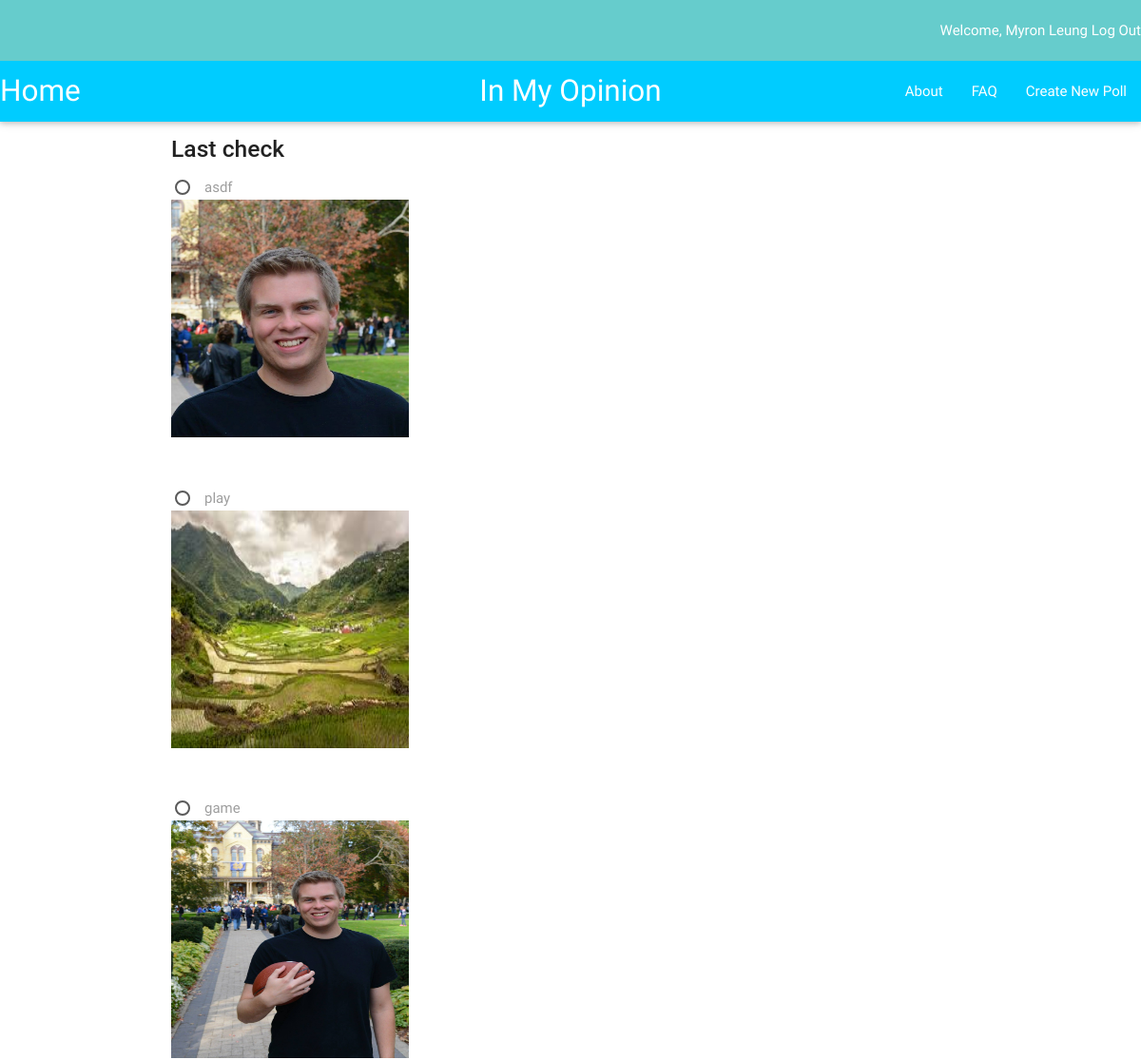
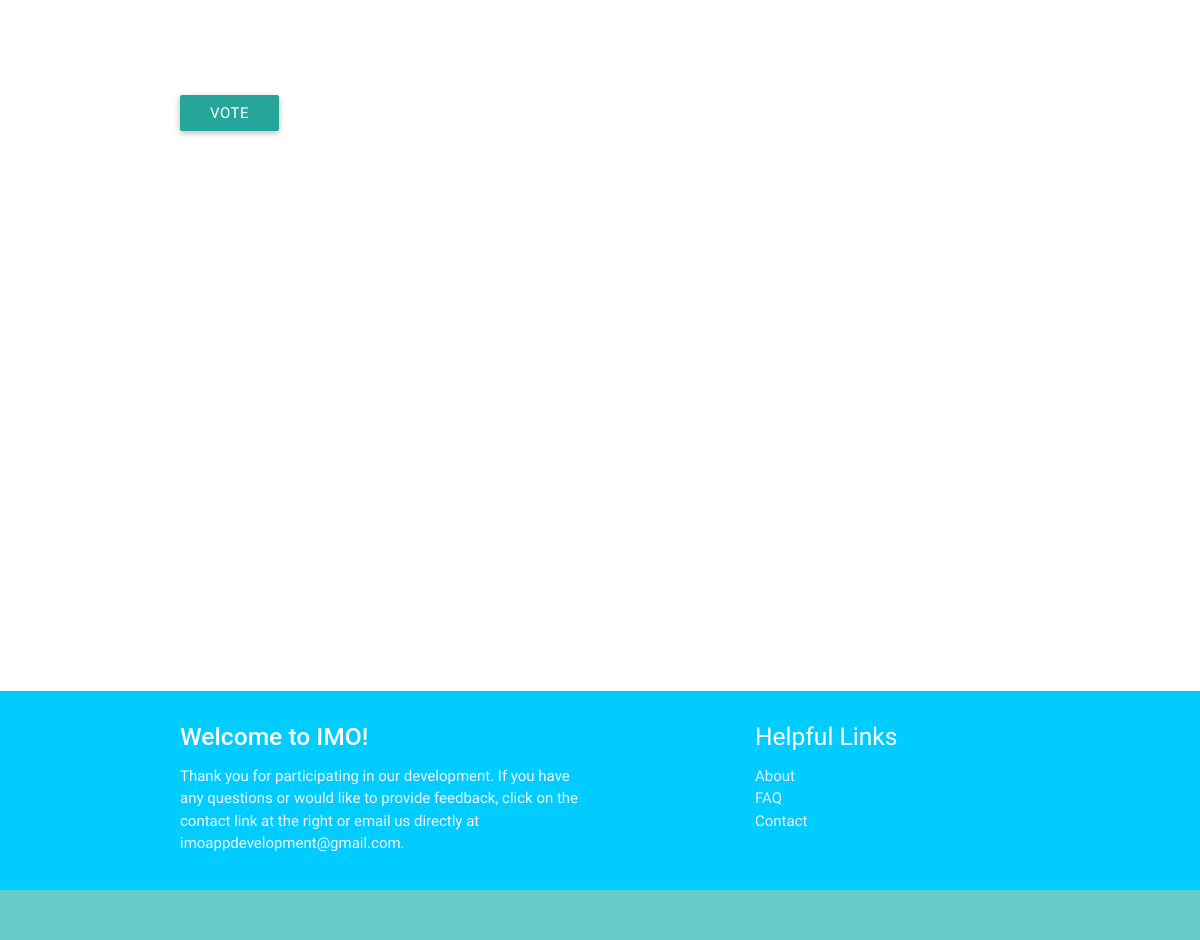
Screenshot of /imo_app/132/ (signed in) with the database file from the repository (2 pictures, top to bottom).
### imo_app/models.py (models this page shows, shortened)
class Question(models.Model):
    author = models.ForeignKey(UserProfile, on_delete=models.CASCADE)
    question_text = models.CharField(max_length=200)
    description = models.TextField(default = '')
    pub_date = models.DateTimeField('date published')
    choice1 = models.CharField(null=True, blank=True, default = '', max_length = 200)
    image1 = models.ImageField(null=True, blank=True)
    choice2 = models.CharField(null=True, blank=True, default = '', max_length = 200)
    image2 = models.ImageField(null=True, blank=True)
    choice3 = models.CharField(null=True, blank=True, default = '', max_length = 200)
    image3 = models.ImageField(null=True, blank=True)
    total_votes = models.FloatField(default = 0.5)
    class Meta:
        ordering = ['-pub_date']

class Choice(models.Model):
    question = models.ForeignKey(Question, on_delete=models.CASCADE)
    image = models.ImageField(null=True, blank=True)
    choice_text = models.CharField(max_length=200)
    votes = models.IntegerField(default=0)
    percentage = models.FloatField(default=0)

### imo_app/views.py (the view)
# urls.py: url(r'^(?P<question_id>[0-9]+)/$', views.detail, name = 'detail'),
@login_required
def detail(request, question_id):
    current_user = request.user
    u = UserProfile.objects.get(user=current_user)
    q = Question.objects.get(id = question_id)
    c = Comment.objects.filter(question=q)
    v = Voted.objects.filter(voter=u, question = q)
    author = q.author.user.username
    if (current_user.username == author):
        return HttpResponseRedirect(reverse('imo_app:results', args=[q.id]))
    print ('------')
    print (v)
    print ('------')
    if v:
        return HttpResponseRedirect(reverse('imo_app:results', args=[q.id]))
    else:
        return render(request, 'imo_app/detail.html', {'question':q, 'comments':c})

### imo_app/templates/imo_app/detail.html (shortened to what this page needs)
{% extends "imo_app/base.html" %}
{% block content %}
  <p><h5><strong>{{question.question_text}}</h5></strong></p>
  <form action="{% url 'imo_app:submit_vote' question.id %}" method="post">
    {% for choice in question.choice_set.all %}
        <label for="choice{{ forloop.counter }}">{{ choice.choice_text }}</label><br />
        {% if choice.image != '' %}
        <img src='{{ choice.image.url }}' class='img-responsive' width="250px" height="250px" /> <br />
        {% endif %}
        <br></br>
    {% endfor %}
    <br></br>
  <input class='btn' type="submit" value="Vote" />
  </form>
  <br></br>
  <br></br>
  <br></br>
  <br></br>
  <br></br>
  <br></br>
  <br></br>
  <br></br>
  <br></br>
{% endblock content %}

### imo_app/templates/imo_app/base.html (shortened to what this page needs)
<!DOCTYPE html>
{% load staticfiles %}
<html>
  <head>
    <link rel="stylesheet" type="text/css" href="{% static 'imo_app/css/imo.css' %}" />
    <link rel="stylesheet" type="text/css" href="{% static 'materialize/css/materialize.min.css' %}" />
  </head>
  <body>
    <nav>
      <div class="navbar-fixed" style="background-color: #66CCCC">
      <div class="right hide-on-med-and-down">
        {% if user.is_authenticated %}
          Welcome, {{ user.first_name }} {{user.last_name}}
          <a href = "{% url 'imo_app:user_logout' %}">Log Out</a>
        {% else %}
            <a href = "{% url 'imo_app:view_registration' %}" style='width:100px'>Register</a>
            <a href = "{% url 'imo_app:view_login' %}" style='width:100px'>Login</a>
          </div>
        {% endif %}
      </div>
      </div>
    </nav>
    <nav>
        <div class="nav-wrapper" style="background-color: #00CCFF">
          <a href="{% url 'imo_app:index' %}" left class="brand-logo left" > Home</a>
          <a class="brand-logo center">In My Opinion</a>
          <ul id="nav-mobile" class="right hide-on-med-and-down">
            <li><a href="{% url 'imo_app:about' %}">About</a></li>
            <li><a href="{% url 'imo_app:faq' %}">FAQ</a></li>
            <li><a href="{% url 'imo_app:view_newentry' %}">Create New Poll</a></li>
          </ul>
        </div>
      </nav>
    <div class="container">
      {% block content %}
      {% endblock %}
      <br></br>
      <br></br>
      <br></br>
    </div>
    <footer class="page-footer" style="background-color: #00CCFF">
      <div class="container" >
        <div class="row">
          <div class="col l6 s12">
            <h5 class="white-text"><strong>Welcome to IMO!</strong></h5>
            <p class="grey-text text-lighten-4">Thank you for participating in our development.
            If you have any questions or would like to provide feedback,
            click on the contact link at the right or email us directly at imoappdevelopment@gmail.com.</p>
          </div>
          <div class="col l4 offset-l2 s12">
            <h5 class="white-text">Helpful Links</h5>
            <ul>
              <li><a class="grey-text text-lighten-3" href="{% url 'imo_app:about' %}">About</a></li>
              <li><a class="grey-text text-lighten-3" href="{% url 'imo_app:faq' %}">FAQ</a></li>
              <li><a class="grey-text text-lighten-3" href="mailto:imoappdevelopment@gmail.com">Contact</a></li>
            </ul>
          </div>
        </div>
      </div>
      <div class="footer-copyright" style="background-color: #66CCCC">
      </div>
    </footer>
  </body>
</html>

### rows the page displays
Question: question_text "Last check"
Choice: choice_text "asdf", image (picture)
Choice: choice_text "play", image (picture)
Choice: choice_text "game", image (picture)

### other values shown
{{ user.first_name }} "Myron"
{{ user.last_name }} "Leung"
